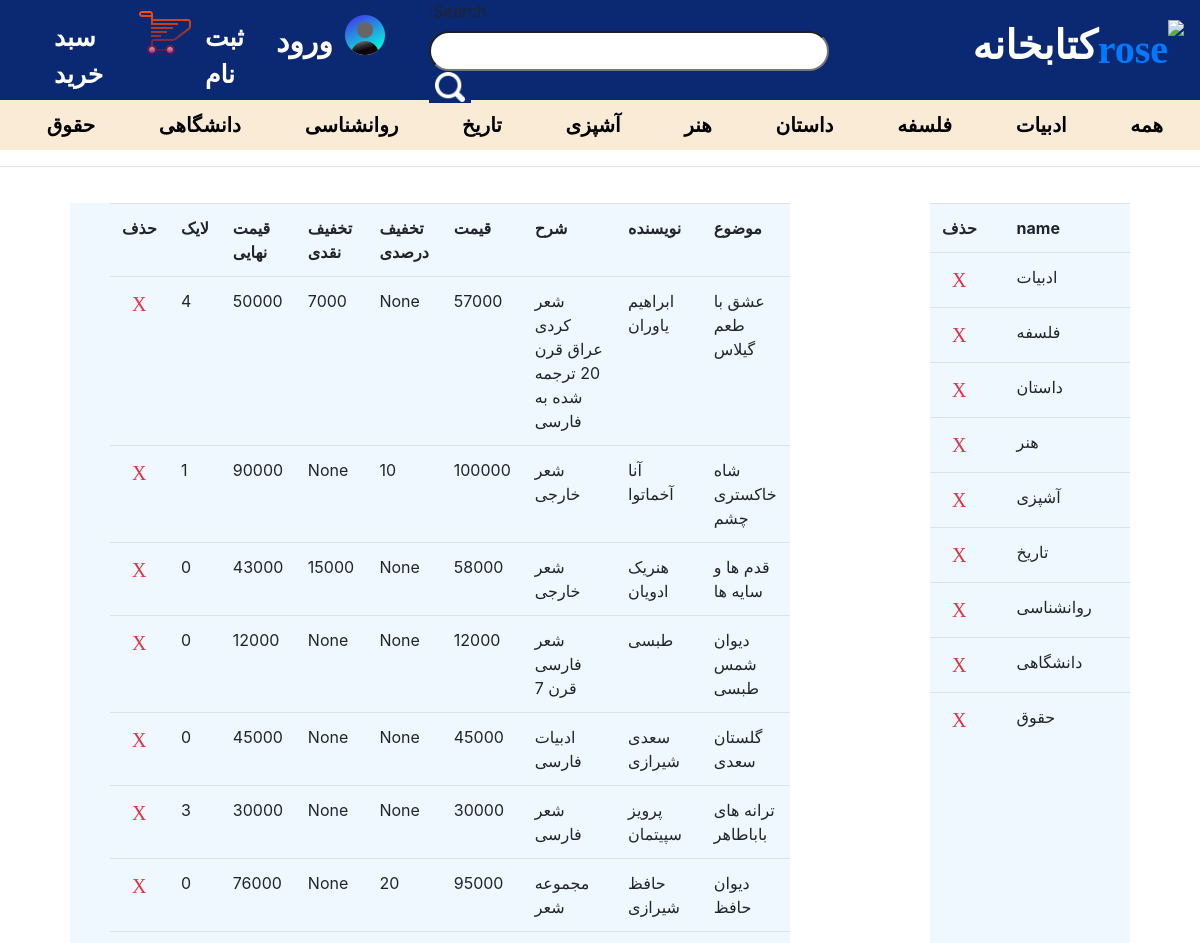
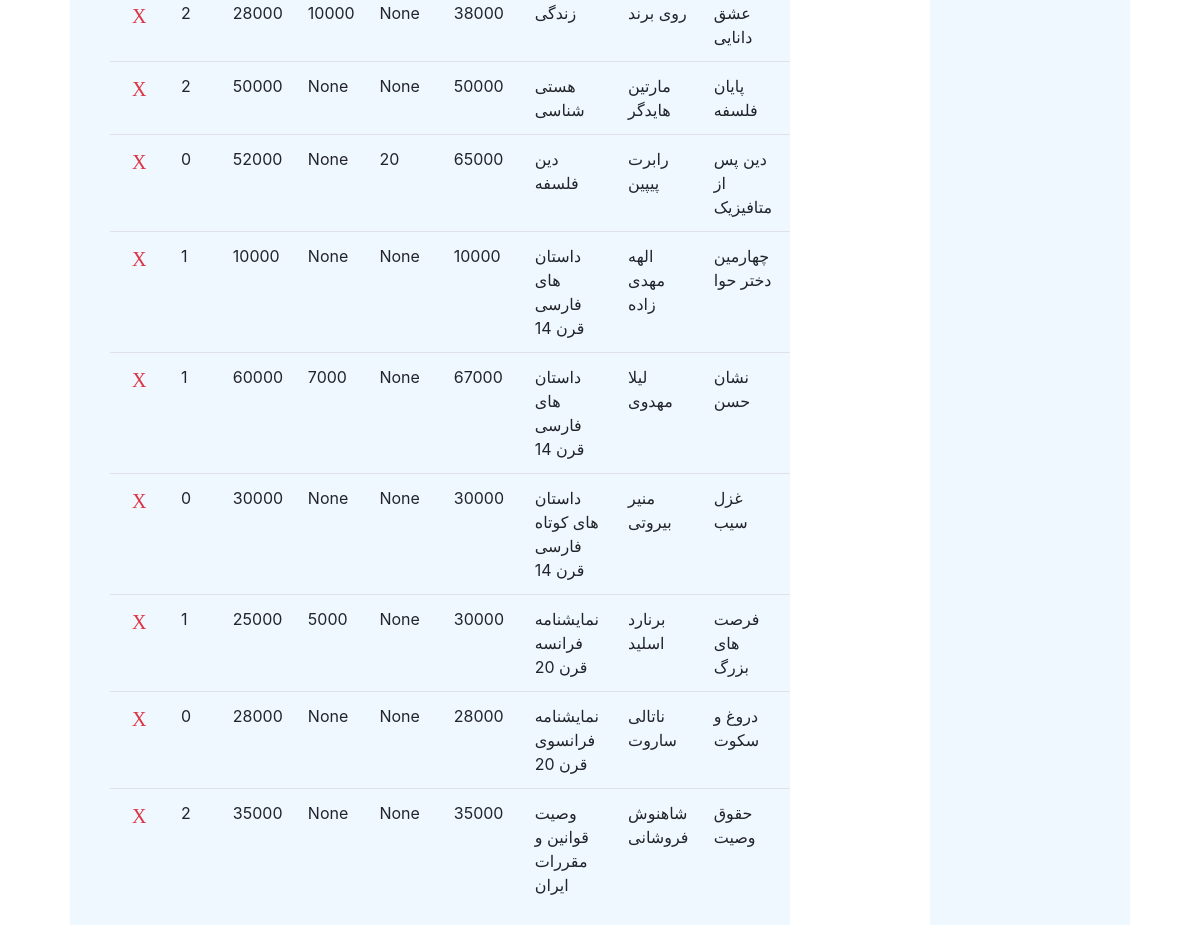
The page /account/staff/ on the database its author committed (2 pictures, top to bottom).
### products/models.py (models this page shows, shortened)
class Category(models.Model):
    class Meta:
        verbose_name = "دسته بندی"
        verbose_name_plural = "دسنه بندی ها"
    name = models.CharField(max_length=200, verbose_name='نام')
    def __str__(self):
        return self.name

class Book(models.Model):
    class Meta:
        verbose_name = "کتاب"
        verbose_name_plural = "کتاب ها"
    title = models.CharField(max_length=200, verbose_name='موضوع')
    author = models.CharField(max_length=200, verbose_name='نویسنده')
    description = models.TextField(max_length=200, blank=True, null=True, verbose_name='شرح')
    price = models.PositiveIntegerField(verbose_name='قیمت')
    qty = models.IntegerField(verbose_name='موجودی انبار')
    category = models.ManyToManyField(Category, max_length=200, verbose_name='دسته بندی')
    created_at = models.DateTimeField(auto_now_add=True, verbose_name='ساخته شده در')
    update = models.DateTimeField(auto_now=True)
    discount = models.PositiveIntegerField(blank=True, null=True, verbose_name='تخفیف درصدی')
    cash_discount = models.PositiveIntegerField(blank=True, null=True, verbose_name='تخفیف نقدی')
    total_price = models.PositiveIntegerField()
    like = models.ManyToManyField('account.User', blank=True, related_name='like')
    dislike = models.ManyToManyField('account.User', blank=True, related_name='dislike')
    total_like = models.IntegerField(default=0)
    def total_like(self):
        return self.like.count()
    @property
    def total_price(self):
        if self.cash_discount:
            return int(self.price - self.cash_discount)
        elif self.discount:
            total = (self.discount * self.price) / 100
            return int(self.price - total)
        else:
            return self.price

### account/views.py (the view)
# urls.py: path('staff/', StaffPanel.as_view(), name='staff_panel'),
class StaffPanel(ListView):
    model = Book
    template_name = 'staff.html'
    def get_context_data(self, **kwargs):
        context = super().get_context_data(**kwargs)
        context['books'] = Book.objects.all().order_by('created_at')
        context['categories'] = Category.objects.all()
        context['form'] = SearchForm()
        context['orders'] = Order.objects.all()
        return context

### products/forms.py
class SearchForm(forms.Form):
    search = forms.CharField(max_length=20)

### account/templates/staff.html (shortened to what this page needs)
{% extends 'base.html' %}
{% block staff %}
<!DOCTYPE html>
<html lang="en">
<head>
</head>
<body>
<hr>
<div class="main" style="display: flex; justify-content: space-around;">
  <div class="books" style="width: 60%; float: right;margin: 20px;    background-color: aliceblue; direction: rtl;
    padding-left: 40px;">
    <table class="table">
        <tr>
            <th scope="col">موضوع</th>
            <th scope="col">نویسنده</th>
            <th scope="col">شرح</th>
            <th scope="col">قیمت</th>
            <th scope="col">تخفیف درصدی</th>
            <th scope="col">تخفیف نقدی</th>
            <th scope="col">قیمت نهایی</th>
            <th scope="col">لایک</th>
            <th scope="col">حذف</th>
        </tr>
        {% for book in books %}
            <tr>
                <td> {{ book.title}}</td>
                <td>{{ book.author }}</td>
                <td>{{ book.description }}</td>
                <td>{{ book.price }}</td>
                <td>{{ book.discount }}</td>
                <td>{{ book.cash_discount }}</td>
                <td>{{ book.total_price }}</td>
                <td>{{ book.total_like }}</td>
                <td><a style="    font-size: 20px;
    font-family: cursive;
    padding-left: 10px;" class="text-danger " href="{% url 'account:delete_book' book.id %}">X</a></td>
            </tr>
        {% endfor %}
    </table>
</div>
<div class="ctg" style="width: 200px; float: left;margin: 20px;    background-color: aliceblue; direction: rtl;">
   <table class="table" style="">
            <tr>
            <th scope="col">name</th>
            <th scope="col">حذف</th>
        </tr>
            {% for ctg in categories %}
            <tr>
                <td> {{ ctg.name}}</td>
                <td><a style="    font-size: 20px;
    font-family: cursive;
    padding-left: 10px;" class="text-danger " href="{% url 'account:delete_ctg' ctg.id %}">X</a></td>
            </tr>
        {% endfor %}
</table>
</div>
</div>
</body>
</html>
{% endblock %}

### products/templates/base.html (shortened to what this page needs)
{% load static %}
<!DOCTYPE html>
<html lang="en">
<head>
    <link rel="stylesheet" type="text/css" href="{% static 'base.css' %}">
    <link rel="stylesheet" href="https://cdnjs.cloudflare.com/ajax/libs/font-awesome/4.7.0/css/font-awesome.min.css">
    <link
            href="https://www.fontonline.ir/css/IranNastaliq.css"
            rel="stylesheet"
            type="text/css"
    />
    <link rel="stylesheet" href="path/to/font-awesome/css/font-awesome.min.css">
    <link rel="stylesheet" href="https://stackpath.bootstrapcdn.com/bootstrap/4.3.1/css/bootstrap.min.css"
>
</head>
<body>
<div class="sticky-top">
    <nav class="navbar navbar-expand-lg sticky-top"
         style="direction: rtl; background-color: #0b2873;height: 100px;padding-top: 20px;">
        {% if user.is_authenticated %}
            {% if user.is_superuser %}
                <div class="nav-logo " style="width: 30%;display: flex;"><p><a href="{% url "products:index" %}"><img
                        style="width: 100px" src="{% static 'pngfind.com-superman-symbol-png-625339.png' %}"
                        alt="rose"/></a><a
                        style="color:white; text-decoration: none;" href="{% url 'admin:index' %}">superuser</a></p>
                </div>
                <div class="collapse navbar-collapse" id="navbarSupportedContent">
                {% block search %}
                <form class="searchbox" method="post" action="{% url 'products:product_search' %}">
                {% csrf_token %}
                {{ form }}
                <button type="submit"><img src="{% static '106236_search_icon.png' %}"></button>
                </form>
                {% endblock %}
                <ul class="navbar-nav mr-auto" style="margin-left: 30px">
                    <a style="text-decoration: none;color: white;font-family: 'IranNastaliq';font-size: 20px;font-weight: bold;"
                       class="nav-link"
                       href="{% url 'products:adding_ctg' %}">دسته بندی+</a><br>
                    <a style="text-decoration: none;color: white;font-family: 'IranNastaliq';font-size: 20px;font-weight: bold;"
                       class="nav-link"
                       href="{% url 'account:dashboard' %}">نمودار</a><br>
                    <a style="text-decoration: none;color: white;font-family: 'IranNastaliq';font-size: 20px;font-weight: bold;"
                       class="nav-link" href="{% url 'products:adding_book' %}">کتاب+</a>
                    <li class="nav-item active"><img src="{% static 'accounticon.png' %}" alt="icon"></li>
                    <a style="text-decoration: none;color: white;font-family: 'IranNastaliq';font-size: 20px;font-weight: bold;"
                       class="nav-link"
                       href="{% url 'account:user_profile' %}">{{ user.username }}</a><br>
                    <a style="text-decoration: none;color: white;font-family: 'IranNastaliq';font-size: 30px;font-weight: bold;"
                       class="nav-link" href="{% url 'account:user_logout' %}">خروج</a>
                </ul>
            {% elif user.is_admin %}
                <div class="nav-logo " style="width: 30%;display: flex;"><p><a href="{% url "products:index" %}"><img
                        style="width: 100px" src="{% static 'admin-settings-male.png' %}" alt="rose"/></a><a
                        style="color:white; text-decoration: none;" href="{% url 'account:staff_panel' %}">admin
                    pannel</a></p></div>
                <div class="collapse navbar-collapse" id="navbarSupportedContent">
                <form class="searchbox" method="post" action="{% url 'products:product_search' %}">
                {% csrf_token %}
                {{ form }}
                <button type="submit"><img src="{% static '106236_search_icon.png' %}"></button>
                </form>
                <ul class="navbar-nav mr-auto" style="margin-left: 30px">
                <li class="nav-item active"><img src="{% static 'accounticon.png' %}" alt="icon"></li>
                    <a style="text-decoration: none;color: white;font-family: 'IranNastaliq';font-size: 20px;font-weight: bold;"
                       class="nav-link"
                       >{{ user.username }}</a><br>
                    <a style="text-decoration: none;color: white;font-family: 'IranNastaliq';font-size: 20px;font-weight: bold;"
                       class="nav-link"
                       href="{% url 'products:adding_ctg' %}">دسته بندی+</a><br>
                    <a style="text-decoration: none;color: white;font-family: 'IranNastaliq';font-size: 20px;font-weight: bold;"
                       class="nav-link"
                       href="{% url 'order:order_items' %}">سفارشات</a>
                    <a style="text-decoration: none;color: white;font-family: 'IranNastaliq';font-size: 20px;font-weight: bold;"
                       class="nav-link" href="{% url 'products:adding_book' %}">کتاب+</a>
                    <a style="text-decoration: none;color: white;font-family: 'IranNastaliq';font-size: 30px;font-weight: bold;"
                       class="nav-link" href="{% url 'account:user_logout' %}">خروج</a>
                </ul>
            {% else %}
                <div class="nav-logo " style="width: 30%;display: flex;"><p><a href="{% url "products:index" %}"><img
                        style="width: 100px" src="{% static 'bookstorelogo.png' %}" alt="rose"/></a><a
                        style="color:white; text-decoration: none;" href="#">کتابخانه</a></p></div>
                <div class="collapse navbar-collapse" id="navbarSupportedContent">
                <form class="searchbox" method="post" action="{% url 'products:product_search' %}">
                {% csrf_token %}
                {{ form }}
                <button type="submit"><img src="{% static '106236_search_icon.png' %}"></button>
                </form>
                <ul class="navbar-nav mr-auto" style="margin-left: 30px">
                    <li class="nav-item active"><img src="{% static 'accounticon.png' %}" alt="icon"></li>
                    <a style="text-decoration: none;color: white;font-family: 'IranNastaliq';font-size: 20px;font-weight: bold;"
                       class="nav-link"
                       href="{% url 'account:user_profile' %}">{{ user.username }}</a><br>
                    <a style="text-decoration: none;color: white;font-family: 'IranNastaliq';font-size: 30px;font-weight: bold;"
                       class="nav-link" href="{% url 'account:user_logout' %}">خروج</a>
                    <li style="margin-top: -10px;" class="nav-item active"><img
                            src="{% static 'shoppingbasketicon.png' %}" alt="icon"></li>
                    <a style="text-decoration: none;color: white;font-family: 'IranNastaliq';font-size: 30px;font-weight: bold;"
                       class="nav-link"
                       href="{% url 'order:cart_detail' %}">سبد خرید</a>
                </ul>
            {% endif %}
        {% else %}
            <div class="nav-logo " style="width: 30%;display: flex;"><p><a href="{% url "products:index" %}"><img
                    style="width: 100px" src="{% static 'bookstorelogo.png' %}" alt="rose"/></a><a
                    style="color:white; text-decoration: none;" href="#">کتابخانه</a></p></div>
            <div class="collapse navbar-collapse" id="navbarSupportedContent">
            <form class="searchbox" method="post" action="{% url 'products:product_search' %}">
                {{ form }}
                <button type="submit"><img src="{% static '106236_search_icon.png' %}"></button>
                </form>
            <ul class="navbar-nav mr-auto" style="margin-left: 30px">
                <li class="nav-item active"><img src="{% static 'accounticon.png' %}" alt="icon"></li>
                <a style="text-decoration: none;color: white;font-family: 'IranNastaliq';font-size: 30px;font-weight: bold;"
                   class="nav-link" href="{% url 'account:user_login' %}">ورود</a>
                <a style="text-decoration: none; color: white;font-family: 'IranNastaliq';font-size: 25px;font-weight: bold;"
                   class="nav-link" href="{% url 'account:user_register' %}">ثبت نام</a>
                <li style="margin-top: -10px;" class="nav-item active"><img src="{% static 'shoppingbasketicon.png' %}"
                                                                            alt="icon"></li>
                <a style="text-decoration: none;color: white;font-family: 'IranNastaliq';font-size: 25px;font-weight: bold;"
                   class="nav-link" href="{% url 'order:cart_detail' %}">سبد خرید</a>
            </ul>
        {% endif %}
        </div>
    </nav>
    <div class="categories ">
        <ul style="display: flex; justify-content: space-around;">
            <li><a href="{% url 'products:index' %}">همه</a></li>
            {% for category in categories %}
                <li><a href="{% url 'products:categoryTasks' category.id %}">{{ category }}</a></li>
            {% endfor %}
        </ul>
    </div>
</div>
{% include 'message.html' %}
{% block staff %}
{% endblock %}
</body>
</html>

### order/static/base.css (style rules this page uses)
.nav-logo p { font-family: IranNastaliq, "IranNastaliq", tahoma; font-weight: bold; font-size: 40px; font-weight: bold; color: rgb(255, 255, 255); text-decoration: none; padding-left: 20px; }
.nav-logo img { height: 100px; }
.categories ul { list-style: none; display: flex; flex-direction: row-reverse; align-items: flex-start; padding: 10px; background-color: antiquewhite; position: sticky; position: -webkit-sticky; }
.categories ul > li { padding-left: 10px; }
.categories li > a { text-decoration: none; font-size: 20px; font-family: IranNastaliq, "IranNastaliq", tahoma; font-weight: bold; color: #000; }

### products/templates/base.html (style rules this page uses)
.searchbox { padding-bottom: 10px; }
.searchbox input { width: 400px; height: 40px; border-radius: 20px; }
.searchbox button { border: none; background-color: #0b2873; color: white; }
.searchbox button>img { width: 30px; }

### rows shown on the page
Category: name "ادبیات"
Category: name "فلسفه"
Category: name "داستان"
Category: name "هنر"
Category: name "آشپزی"
Category: name "تاریخ"
Category: name "روانشناسی"
Category: name "دانشگاهی"
Category: name "حقوق"
Book: title "عشق با طعم گیلاس", author "ابراهیم یاوران", description "شعر کردی عراق قرن 20 ترجمه شده به فارسی", price "57000", discount "None", cash_discount "7000", total_price "50000", total_like "4"
Book: title "شاه خاکستری چشم", author "آنا آخماتوا", description "شعر خارجی", price "100000", discount "10", cash_discount "None", total_price "90000", total_like "1"
Book: title "قدم ها و سایه ها", author "هنریک ادویان", description "شعر خارجی", price "58000", discount "None", cash_discount "15000", total_price "43000", total_like "0"
Book: title "دیوان شمس طبسی", author "طبسی", description "شعر فارسی قرن 7", price "12000", discount "None", cash_discount "None", total_price "12000", total_like "0"
Book: title "گلستان سعدی", author "سعدی شیرازی", description "ادبیات فارسی", price "45000", discount "None", cash_discount "None", total_price "45000", total_like "0"
Book: title "ترانه های باباطاهر", author "پرویز سپیتمان", description "شعر فارسی", price "30000", discount "None", cash_discount "None", total_price "30000", total_like "3"
Book: title "دیوان حافظ", author "حافظ شیرازی", description "مجموعه شعر", price "95000", discount "20", cash_discount "None", total_price "76000", total_like "0"
Book: title "عشق دانایی", author "روی برند", description "زندگی", price "38000", discount "None", cash_discount "10000", total_price "28000", total_like "2"
Book: title "پایان فلسفه", author "مارتین هایدگر", description "هستی شناسی", price "50000", discount "None", cash_discount "None", total_price "50000", total_like "2"
Book: title "دین پس از متافیزیک", author "رابرت پیپین", description "دین فلسفه", price "65000", discount "20", cash_discount "None", total_price "52000", total_like "0"
Book: title "چهارمین دختر حوا", author "الهه مهدی زاده", description "داستان های فارسی قرن 14", price "10000", discount "None", cash_discount "None", total_price "10000", total_like "1"
Book: title "نشان حسن", author "لیلا مهدوی", description "داستان های فارسی قرن 14", price "67000", discount "None", cash_discount "7000", total_price "60000", total_like "1"
Book: title "غزل سیب", author "منیر بیروتی", description "داستان های کوتاه فارسی قرن 14", price "30000", discount "None", cash_discount "None", total_price "30000", total_like "0"
Book: title "فرصت های بزرگ", author "برنارد اسلید", description "نمایشنامه فرانسه قرن 20", price "30000", discount "None", cash_discount "5000", total_price "25000", total_like "1"
Book: title "دروغ و سکوت", author "ناتالی ساروت", description "نمایشنامه فرانسوی قرن 20", price "28000", discount "None", cash_discount "None", total_price "28000", total_like "0"
Book: title "حقوق وصیت", author "شاهنوش فروشانی", description "وصیت قوانین و مقررات ایران", price "35000", discount "None", cash_discount "None", total_price "35000", total_like "2"
